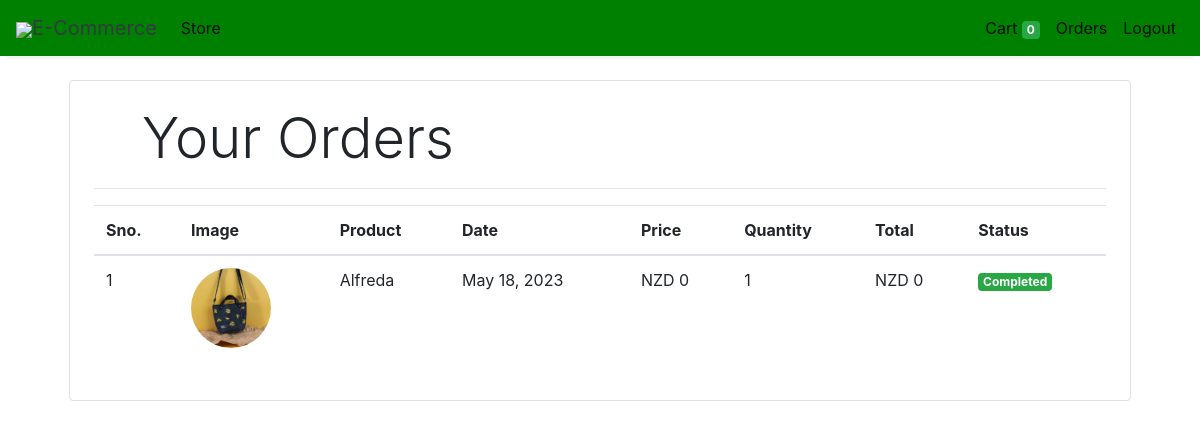
Page /orders (signed in) on the committed database.
### store/models/orders.py (models this page shows, shortened)
class Order(models.Model):
    product = models.ForeignKey(Products,
                                on_delete=models.CASCADE)
    customer = models.ForeignKey(Customer,
                                 on_delete=models.CASCADE)
    quantity = models.IntegerField(default=1)
    price = models.IntegerField()
    address = models.CharField (max_length=50, default='', blank=True)
    phone = models.CharField (max_length=50, default='', blank=True)
    date = models.DateField (default=datetime.datetime.today)
    status = models.BooleanField (default=False)
    @staticmethod
    def get_orders_by_customer(customer_id):
        return Order.objects.filter(customer=customer_id).order_by('-date')

### store/models/product.py (models this page shows, shortened)
class Products(models.Model):
    name = models.CharField(max_length=60)
    price= models.IntegerField(default=0)
    category= models.ForeignKey(Category,on_delete=models.CASCADE,default=1 )
    description= models.CharField(max_length=250, default='', blank=True, null= True)
    image= models.ImageField(upload_to='uploads/products/')

### store/middlewares/auth.py (the view)
    def middleware(request):
        print(request.session.get('customer'))
        returnUrl = request.META['PATH_INFO']
        print(request.META['PATH_INFO'])
        if not request.session.get('customer'):
           return redirect(f'login?return_url={returnUrl}')
        response = get_response(request)
        return response

### store/templatetags/custom_filter.py (called while the page is built)
@register.filter(name='currency')
def currency(number):
    return "NZD "+str(number)

@register.filter(name='multiply')
def multiply(number , number1):
    return number * number1

### store/views/orders.py (called while the page is built)
    def get(self , request ):
        customer = request.session.get('customer')
        orders = Order.get_orders_by_customer(customer)
        print(orders)
        return render(request , 'orders.html'  , {'orders' : orders})

### store/templates/orders.html
{% extends 'base.html' %}
{% block content %}
{% load cart %}
{% load custom_filter %}
<div class="container">
   <div class="border rounded p-4 m-4">
        <p class="display-4 pl-4 ml-4">Your Orders</p>
        <hr>
        <table class="table">
            <thead>
                <tr>
                    <th>Sno.</th>
                    <th>Image</th>
                    <th>Product</th>
                    <th>Date</th>
                    <th>Price</th>
                    <th>Quantity</th>
                    <th>Total</th>
                    <th>Status</th>
                </tr>
            </thead>
            <tbody>
                {% for order in orders %}
                <tr>
                    <td>{{forloop.counter}}</td>
                    <td><img style="height: 80px;" class="rounded-circle" src="{{order.product.image.url}}" alt=""></td>
                    <td>{{order.product.name}}</td>
                    <td>{{order.date}}</td>
                    <td>{{order.price|currency}}</td>
                    <td>{{order.quantity}}</td>
                    <td>{{order.quantity|multiply:order.price|currency}}</td>
                    {% if order.status %}
                    <td><small class="badge badge-success">Completed</small></td>
                    {%else%}
                    <td><small class="badge badge-warning">Pending</small></td>
                    {% endif %}
                </tr>
                {% endfor %}
            </tbody>
        </table>
   </div>
</div>
{% endblock %}

### rows in the picture
Order: product.image (picture), product.name "Alfreda", date "May 18, 2023", price "NZD 0", quantity "1", quantity|multiply "NZD 0", status "Completed"

### other values in the picture
{{ request.session.cart.keys|length }} "0"
